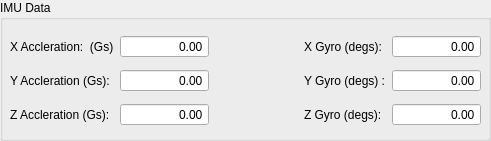
    <widget class="QGroupBox" name="groupBox_8">
     <property name="geometry">
      <rect>
       <x>10</x>
       <y>430</y>
       <width>491</width>
       <height>141</height>
      </rect>
     </property>
     <property name="title">
      <string>IMU Data</string>
     </property>
     <widget class="QWidget" name="layoutWidget">
      <property name="geometry">
       <rect>
        <x>10</x>
        <y>30</y>
        <width>471</width>
        <height>101</height>
       </rect>
      </property>
      <layout class="QGridLayout" name="gridLayout_9">
       <item row="2" column="1">
        <widget class="QDoubleSpinBox" name="BLWheelHeightSbx_10">
         <property name="sizePolicy">
          <sizepolicy hsizetype="Expanding" vsizetype="Fixed">
           <horstretch>0</horstretch>
           <verstretch>0</verstretch>
          </sizepolicy>
         </property>
         <property name="alignment">
          <set>Qt::AlignmentFlag::AlignRight|Qt::AlignmentFlag::AlignTrailing|Qt::AlignmentFlag::AlignVCenter</set>
         </property>
         <property name="readOnly">
          <bool>true</bool>
         </property>
         <property name="buttonSymbols">
          <enum>QAbstractSpinBox::ButtonSymbols::NoButtons</enum>
         </property>
         <property name="maximum">
          <double>200.000000000000000</double>
         </property>
        </widget>
       </item>
       <item row="1" column="0">
        <widget class="QLabel" name="label_20">
         <property name="text">
          <string>Y Accleration (Gs): </string>
         </property>
        </widget>
       </item>
       <item row="0" column="4">
        <widget class="QDoubleSpinBox" name="BLWheelHeightSbx_11">
         <property name="sizePolicy">
          <sizepolicy hsizetype="Expanding" vsizetype="Fixed">
           <horstretch>0</horstretch>
           <verstretch>0</verstretch>
          </sizepolicy>
         </property>
         <property name="alignment">
          <set>Qt::AlignmentFlag::AlignRight|Qt::AlignmentFlag::AlignTrailing|Qt::AlignmentFlag::AlignVCenter</set>
         </property>
         <property name="readOnly">
          <bool>true</bool>
         </property>
         <property name="buttonSymbols">
          <enum>QAbstractSpinBox::ButtonSymbols::NoButtons</enum>
         </property>
         <property name="maximum">
          <double>200.000000000000000</double>
         </property>
        </widget>
       </item>
       <item row="2" column="3">
        <widget class="QLabel" name="label_24">
         <property name="text">
          <string>Z Gyro (degs):</string>
         </property>
        </widget>
       </item>
       <item row="2" column="4">
        <widget class="QDoubleSpinBox" name="BLWheelHeightSbx_13">
         <property name="sizePolicy">
          <sizepolicy hsizetype="Expanding" vsizetype="Fixed">
           <horstretch>0</horstretch>
           <verstretch>0</verstretch>
          </sizepolicy>
         </property>
         <property name="alignment">
          <set>Qt::AlignmentFlag::AlignRight|Qt::AlignmentFlag::AlignTrailing|Qt::AlignmentFlag::AlignVCenter</set>
         </property>
         <property name="readOnly">
          <bool>true</bool>
         </property>
         <property name="buttonSymbols">
          <enum>QAbstractSpinBox::ButtonSymbols::NoButtons</enum>
         </property>
         <property name="maximum">
          <double>200.000000000000000</double>
         </property>
        </widget>
       </item>
       <item row="1" column="3">
        <widget class="QLabel" name="label_23">
         <property name="text">
          <string>Y Gyro (degs) :</string>
         </property>
        </widget>
       </item>
       <item row="2" column="0">
        <widget class="QLabel" name="label_21">
         <property name="text">
          <string>Z Accleration (Gs): </string>
         </property>
        </widget>
       </item>
       <item row="0" column="1">
        <widget class="QDoubleSpinBox" name="BLWheelHeightSbx_8">
         <property name="sizePolicy">
          <sizepolicy hsizetype="Expanding" vsizetype="Fixed">
           <horstretch>0</horstretch>
           <verstretch>0</verstretch>
          </sizepolicy>
         </property>
         <property name="alignment">
          <set>Qt::AlignmentFlag::AlignRight|Qt::AlignmentFlag::AlignTrailing|Qt::AlignmentFlag::AlignVCenter</set>
         </property>
         <property name="readOnly">
          <bool>true</bool>
         </property>
         <property name="buttonSymbols">
          <enum>QAbstractSpinBox::ButtonSymbols::NoButtons</enum>
         </property>
         <property name="maximum">
          <double>200.000000000000000</double>
         </property>
        </widget>
       </item>
       <item row="1" column="4">
        <widget class="QDoubleSpinBox" name="BLWheelHeightSbx_12">
         <property name="sizePolicy">
          <sizepolicy hsizetype="Expanding" vsizetype="Fixed">
           <horstretch>0</horstretch>
           <verstretch>0</verstretch>
          </sizepolicy>
         </property>
         <property name="alignment">
          <set>Qt::AlignmentFlag::AlignRight|Qt::AlignmentFlag::AlignTrailing|Qt::AlignmentFlag::AlignVCenter</set>
         </property>
         <property name="readOnly">
          <bool>true</bool>
         </property>
         <property name="buttonSymbols">
          <enum>QAbstractSpinBox::ButtonSymbols::NoButtons</enum>
         </property>
         <property name="maximum">
          <double>200.000000000000000</double>
         </property>
        </widget>
       </item>
       <item row="0" column="0">
        <widget class="QLabel" name="label_19">
         <property name="text">
          <string>X Accleration:  (Gs)</string>
         </property>
        </widget>
       </item>
       <item row="0" column="3">
        <widget class="QLabel" name="label_22">
         <property name="text">
          <string>X Gyro (degs):</string>
         </property>
        </widget>
       </item>
       <item row="1" column="1">
        <widget class="QDoubleSpinBox" name="BLWheelHeightSbx_9">
         <property name="sizePolicy">
          <sizepolicy hsizetype="Expanding" vsizetype="Fixed">
           <horstretch>0</horstretch>
           <verstretch>0</verstretch>
          </sizepolicy>
         </property>
         <property name="alignment">
          <set>Qt::AlignmentFlag::AlignRight|Qt::AlignmentFlag::AlignTrailing|Qt::AlignmentFlag::AlignVCenter</set>
         </property>
         <property name="readOnly">
          <bool>true</bool>
         </property>
         <property name="buttonSymbols">
          <enum>QAbstractSpinBox::ButtonSymbols::NoButtons</enum>
         </property>
         <property name="maximum">
          <double>200.000000000000000</double>
         </property>
        </widget>
       </item>
       <item row="1" column="2">
        <spacer name="horizontalSpacer">
         <property name="orientation">
          <enum>Qt::Orientation::Horizontal</enum>
         </property>
         <property name="sizeHint" stdset="0">
          <size>
           <width>40</width>
           <height>20</height>
          </size>
         </property>
        </spacer>
       </item>
       <item row="2" column="2">
        <spacer name="horizontalSpacer_3">
         <property name="orientation">
          <enum>Qt::Orientation::Horizontal</enum>
         </property>
         <property name="sizeHint" stdset="0">
          <size>
           <width>40</width>
           <height>20</height>
          </size>
         </property>
        </spacer>
       </item>
       <item row="0" column="2">
        <spacer name="horizontalSpacer_4">
         <property name="orientation">
          <enum>Qt::Orientation::Horizontal</enum>
         </property>
         <property name="sizeHint" stdset="0">
          <size>
           <width>40</width>
           <height>20</height>
          </size>
         </property>
        </spacer>
       </item>
      </layout>
     </widget>
    </widget>
